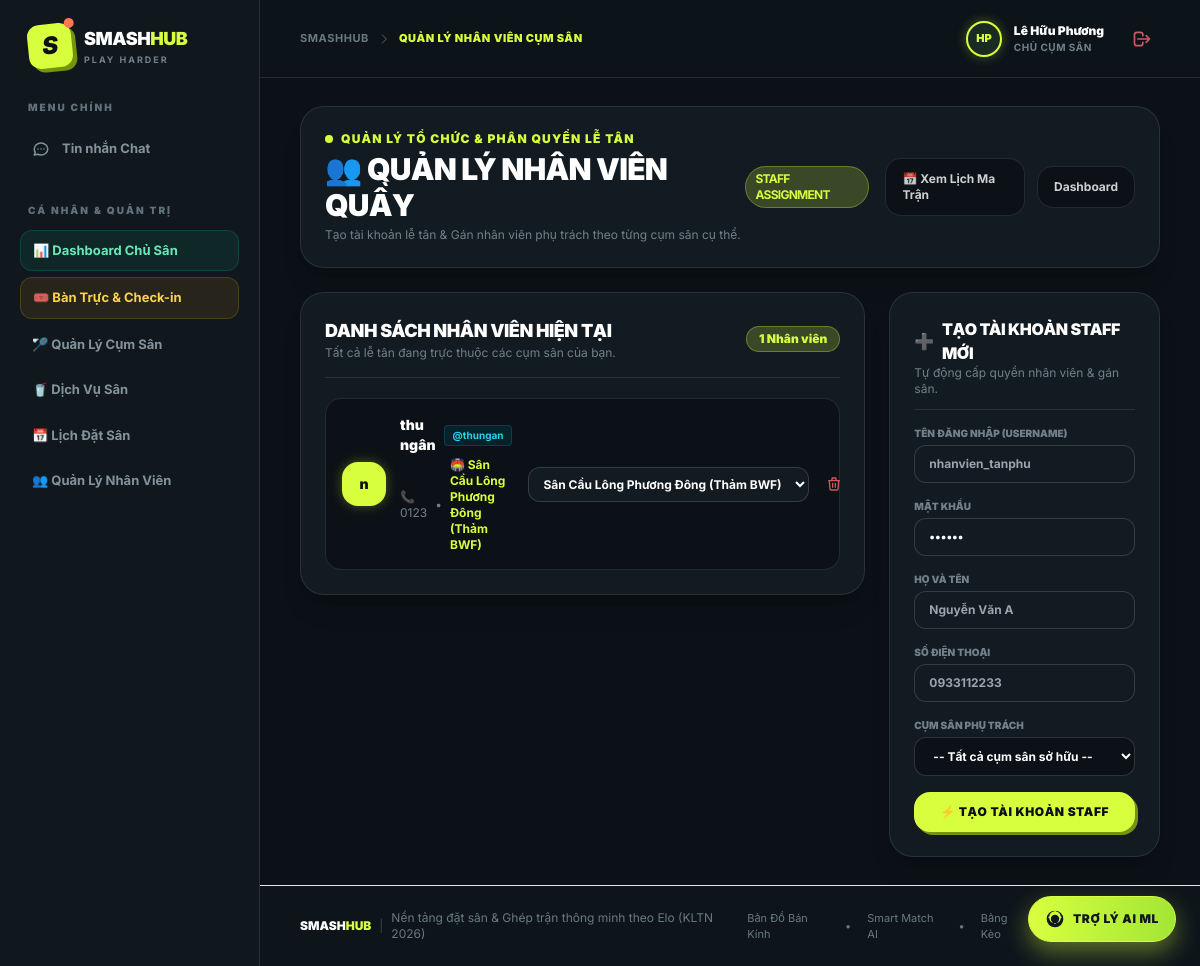
The app's page /index.php?action=owner_staff (signed in) with its own data.
### tables this page shows
CREATE TABLE `pitches` (
    `id` int NOT NULL AUTO_INCREMENT,
    `owner_id` int DEFAULT NULL,
    `name` varchar(255) NOT NULL,
    `location` varchar(255) NOT NULL DEFAULT '',
    `district` varchar(100) DEFAULT '',
    `city` varchar(100) DEFAULT 'TP.HCM',
    `latitude` decimal(10,8) DEFAULT 10.80000000 COMMENT 'Tọa độ vĩ độ GPS',
    `longitude` decimal(11,8) DEFAULT 106.70000000 COMMENT 'Tọa độ kinh độ GPS',
    `type` varchar(50) NOT NULL COMMENT 'Thảm PVC Tiêu Chuẩn BWF, Thảm PVC Yonex, Sân Gỗ Thi Đấu, Thảm Alite',
    `quantity` int NOT NULL DEFAULT 1 COMMENT 'Số lượng sân con trong cụm',
    `price_per_hour` decimal(10,2) NOT NULL,
    `image_url` varchar(255) DEFAULT NULL,
    `amenities` varchar(255) DEFAULT 'parking,lighting,cooling,shower',
    `description` text,
    `status` enum('active','locked') DEFAULT 'active',
    PRIMARY KEY (`id`)
  );

CREATE TABLE `users` (
    `id` int NOT NULL AUTO_INCREMENT,
    `username` varchar(50) NOT NULL,
    `password` varchar(255) NOT NULL,
    `role` enum('user','staff','owner','admin') DEFAULT 'user',
    `name` varchar(255) NOT NULL,
    `phone` varchar(20) DEFAULT NULL,
    `avatar_url` varchar(255) DEFAULT NULL,
    `skill_level` tinyint NOT NULL DEFAULT 3 COMMENT '1: Mới chơi, 2: TB Yếu, 3: Trung bình, 4: Khá, 5: Bán chuyên',
    `preferred_format` varchar(50) DEFAULT 'Đánh Đôi' COMMENT 'Đánh Đơn, Đánh Đôi, Giao lưu nhóm',
    `district` varchar(100) DEFAULT 'Bình Thạnh',
    `latitude` decimal(10,8) DEFAULT NULL,
    `longitude` decimal(11,8) DEFAULT NULL,
    `location_address` varchar(255) DEFAULT '',
    `reputation_score` int NOT NULL DEFAULT 100 COMMENT 'Thang điểm Uy Tín Fair-Play từ 0 - 100',
    `penalty_until` datetime DEFAULT NULL,
    `created_at` timestamp NOT NULL DEFAULT CURRENT_TIMESTAMP,
    `owner_id` int DEFAULT NULL,
    `assigned_pitch_id` int DEFAULT NULL,
    PRIMARY KEY (`id`),
    UNIQUE KEY `username` (`username`)
  );

### controllers/OwnerController.php (called while the page is built, shortened)
<?php
class OwnerController {
    public function staff() {
        $database = new Database();
        $db = $database->getConnection();
        $owner_id = $_SESSION['user_id'];
        $pitchModel = new Pitch($db);
        $pitches = $pitchModel->readByOwner($owner_id)->fetchAll(PDO::FETCH_ASSOC);
        $userModel = new User($db);
        $staff_list = $userModel->readStaffByOwner($owner_id);
        require_once 'views/layout.php';
    }
}
?>

### models/User.php (called while the page is built, shortened)
<?php
class User {
    private $conn;
    private $table_name = "users";
    public function __construct($db) {
        $this->conn = $db;
        $this->ensureSchema();
    }
    private function ensureSchema() {
        try {
            $cols = $this->conn->query("SHOW COLUMNS FROM " . $this->table_name)->fetchAll(PDO::FETCH_COLUMN);
        } catch (Exception $e) {}
    }
    public function readStaffByOwner($owner_id) {
        $query = "SELECT u.*, p.name as pitch_name
                  FROM " . $this->table_name . " u
                  LEFT JOIN pitches p ON u.assigned_pitch_id = p.id
                  WHERE u.role = 'staff' AND (u.owner_id = :owner_id OR p.owner_id = :owner_id)
                  ORDER BY u.created_at DESC";
        $stmt = $this->conn->prepare($query);
        $stmt->bindParam(':owner_id', $owner_id);
        $stmt->execute();
        return $stmt->fetchAll(PDO::FETCH_ASSOC);
    }
}
?>

### models/Pitch.php (called while the page is built, shortened)
<?php
class Pitch {
    private $conn;
    private $table_name = "pitches";
    public function __construct($db) {
        $this->conn = $db;
    }
    public function readByOwner($owner_id) {
        $query = "SELECT * FROM " . $this->table_name . " WHERE owner_id = ? ORDER BY id DESC";
        $stmt = $this->conn->prepare($query);
        $stmt->bindParam(1, $owner_id);
        $stmt->execute();
        return $stmt;
    }
}
?>

### views/owner/staff.php (the view, shortened to what this page needs)
<div class="max-w-7xl mx-auto space-y-6 animate-fade-in">
    <div class="flex flex-col md:flex-row md:items-center justify-between gap-4 bg-[#121b21] p-6 rounded-3xl border border-white/10 shadow-xl">
        <div>
            <div class="flex items-center gap-2 text-xs font-black uppercase tracking-widest text-[#d8ff3e] mb-1">
                <span class="h-2 w-2 rounded-full bg-[#d8ff3e] animate-ping"></span>
                QUẢN LÝ TỔ CHỨC & PHÂN QUYỀN LỄ TÂN
            </div>
            <h1 class="text-3xl font-black uppercase tracking-tight text-white flex items-center gap-3">
                <span>👥 Quản Lý Nhân Viên Quầy</span>
                <span class="text-xs bg-[#d8ff3e]/20 text-[#d8ff3e] border border-[#d8ff3e]/30 px-2.5 py-1 rounded-full font-bold">STAFF ASSIGNMENT</span>
            </h1>
            <p class="mt-1 text-xs text-[#71808a]">Tạo tài khoản lễ tân & Gán nhân viên phụ trách theo từng cụm sân cụ thể.</p>
        </div>
        <div class="flex items-center gap-3">
            <a href="index.php?action=owner_schedule" class="bg-[#0b1116] border border-white/10 text-white/80 hover:text-white px-4 py-3 rounded-2xl text-xs font-bold transition">📅 Xem Lịch Ma Trận</a>
            <a href="index.php?action=owner_dashboard" class="bg-[#0b1116] border border-white/10 text-white/80 hover:text-white px-4 py-3 rounded-2xl text-xs font-bold transition">Dashboard</a>
        </div>
    </div>
    <div class="grid grid-cols-1 lg:grid-cols-3 gap-6">
        <div class="lg:col-span-2 space-y-4">
            <div class="bg-[#121b21] rounded-3xl border border-white/10 p-6 shadow-xl">
                <div class="flex items-center justify-between border-b border-white/10 pb-4 mb-5">
                    <div>
                        <h3 class="text-lg font-black text-white uppercase tracking-tight">Danh Sách Nhân Viên Hiện Tại</h3>
                        <p class="text-xs text-[#71808a]">Tất cả lễ tân đang trực thuộc các cụm sân của bạn.</p>
                    </div>
                    <span class="bg-[#d8ff3e]/20 text-[#d8ff3e] border border-[#d8ff3e]/30 px-3 py-1 rounded-full text-xs font-black">
                        <?php echo count($staff_list ?? []); ?> Nhân viên
                    </span>
                </div>
                <?php if(!empty($staff_list)): ?>
                    <div class="space-y-3">
                        <?php foreach($staff_list as $st): ?>
                            <div class="bg-[#0b1116] border border-white/10 rounded-2xl p-4 flex flex-col sm:flex-row sm:items-center justify-between gap-4 hover:border-white/20 transition">
                                <div class="flex items-center gap-3.5">
                                    <div class="flex h-11 w-11 flex-shrink-0 items-center justify-center rounded-2xl bg-[#d8ff3e] text-[#0b1116] font-black text-sm shadow-[0_0_12px_rgba(216,255,62,0.3)]">
                                        <?php
                                        $words = explode(' ', $st['name']);
                                        echo mb_substr(end($words), 0, 1, 'UTF-8');
                                        ?>
                                    </div>
                                    <div>
                                        <div class="flex items-center gap-2">
                                            <h4 class="font-black text-white text-sm"><?php echo htmlspecialchars($st['name']); ?></h4>
                                            <span class="text-[10px] font-bold text-cyan-400 bg-cyan-500/10 border border-cyan-500/20 px-2 py-0.5 rounded">@<?php echo htmlspecialchars($st['username']); ?></span>
                                        </div>
                                        <div class="text-xs text-[#71808a] mt-0.5 flex items-center gap-2">
                                            <span>📞 <?php echo htmlspecialchars($st['phone'] ?? 'Chưa cập nhật SĐT'); ?></span>
                                            <span>•</span>
                                            <span class="text-[#d8ff3e] font-bold">
                                                🏟️ <?php echo htmlspecialchars($st['pitch_name'] ?? 'Quản lý chung tất cả sân'); ?>
                                            </span>
                                        </div>
                                    </div>
                                </div>
                                <div class="flex items-center gap-2">
                                    <form action="index.php?action=owner_assign_staff" method="POST" class="flex items-center gap-2">
                                        <select name="assigned_pitch_id" onchange="this.form.submit()" class="bg-[#121b21] border border-white/15 text-white text-xs font-bold rounded-xl px-2.5 py-2 focus:border-[#d8ff3e] outline-none">
                                            <?php foreach($pitches as $p): ?>
                                                <option value="<?php echo $p['id']; ?>" <?php echo ($st['assigned_pitch_id'] == $p['id']) ? 'selected' : ''; ?>>
                                                    <?php echo htmlspecialchars($p['name']); ?>
                                                </option>
                                            <?php endforeach; ?>
                                        </select>
                                    </form>
                                    <a href="index.php?action=owner_remove_staff&id=<?php echo $st['id']; ?>&csrf_token=<?php echo $_SESSION['csrf_token'] ?? ''; ?>"
                                       onclick="return confirm('Bạn có chắc muốn thu hồi quyền nhân viên của tài khoản này?')"
                                       class="p-2 rounded-xl text-red-400/80 hover:text-red-400 hover:bg-red-500/10 border border-transparent hover:border-red-500/20 transition"
                                       title="Thu hồi quyền">
                                        <svg class="w-4 h-4" fill="none" stroke="currentColor" viewBox="0 0 24 24"><path stroke-linecap="round" stroke-linejoin="round" stroke-width="2" d="M19 7l-.867 12.142A2 2 0 0116.138 21H7.862a2 2 0 01-1.995-1.858L5 7m5 4v6m4-6v6m1-10V4a1 1 0 00-1-1h-4a1 1 0 00-1 1v3M4 7h16"></path></svg>
                                    </a>
                                </div>
                            </div>
                        <?php endforeach; ?>
                    </div>
                <?php else: ?>
                    <div class="text-center py-10 text-[#71808a] bg-[#0b1116] rounded-2xl border-dashed border-2 border-white/10">
                        Chưa có nhân viên nào được phân công. Hãy tạo tài khoản nhân viên mới bên cạnh.
                    </div>
                <?php endif; ?>
            </div>
        </div>
        <div class="space-y-4">
            <div class="bg-[#121b21] rounded-3xl border border-white/10 p-6 shadow-xl">
                <div class="border-b border-white/10 pb-3 mb-4">
                    <h3 class="text-base font-black text-white uppercase tracking-tight flex items-center gap-2">
                        <span>➕</span> Tạo Tài Khoản Staff Mới
                    </h3>
                    <p class="text-xs text-[#71808a]">Tự động cấp quyền nhân viên & gán sân.</p>
                </div>
                <form action="index.php?action=owner_create_staff" method="POST" class="space-y-4">
                    <div>
                        <label class="block text-[10px] font-black uppercase text-[#71808a] mb-1">Tên Đăng Nhập (Username)</label>
                        <input type="text" name="username" required placeholder="nhanvien_tanphu" class="w-full bg-[#0b1116] border border-white/15 text-white rounded-xl px-3.5 py-2.5 text-xs font-bold focus:border-[#d8ff3e] outline-none">
                    </div>
                    <div>
                        <label class="block text-[10px] font-black uppercase text-[#71808a] mb-1">Mật Khẩu</label>
                        <input type="password" name="password" required value="123456" class="w-full bg-[#0b1116] border border-white/15 text-white rounded-xl px-3.5 py-2.5 text-xs font-bold focus:border-[#d8ff3e] outline-none">
                    </div>
                    <div>
                        <label class="block text-[10px] font-black uppercase text-[#71808a] mb-1">Họ Và Tên</label>
                        <input type="text" name="name" required placeholder="Nguyễn Văn A" class="w-full bg-[#0b1116] border border-white/15 text-white rounded-xl px-3.5 py-2.5 text-xs font-bold focus:border-[#d8ff3e] outline-none">
                    </div>
                    <div>
                        <label class="block text-[10px] font-black uppercase text-[#71808a] mb-1">Số Điện Thoại</label>
                        <input type="text" name="phone" placeholder="0933112233" class="w-full bg-[#0b1116] border border-white/15 text-white rounded-xl px-3.5 py-2.5 text-xs font-bold focus:border-[#d8ff3e] outline-none">
                    </div>
                    <div>
                        <label class="block text-[10px] font-black uppercase text-[#71808a] mb-1">Cụm Sân Phụ Trách</label>
                        <select name="assigned_pitch_id" class="w-full bg-[#0b1116] border border-white/15 text-white rounded-xl px-3.5 py-2.5 text-xs font-bold focus:border-[#d8ff3e] outline-none">
                            <option value="">-- Tất cả cụm sân sở hữu --</option>
                        </select>
                    </div>
                    <button type="submit" class="w-full bg-[#d8ff3e] text-[#0b1116] py-3 rounded-2xl font-black text-xs uppercase tracking-wider shadow-[3px_3px_0_#73940f] hover:translate-x-0.5 hover:translate-y-0.5 transition cursor-pointer">
                        ⚡ Tạo Tài Khoản Staff
                    </button>
                </form>
            </div>
        </div>
    </div>
</div>

### views/layout.php (style rules this page uses)
body { font-family: 'Inter', -apple-system, BlinkMacSystemFont, "Segoe UI", Roboto, sans-serif; background-color: #0b1116; color: #ffffff; }
input:not([type="checkbox"]):not([type="radio"]):not([type="submit"]):not([type="button"]), textarea, select { background-color: #121b21; color: #ffffff; }

### records on screen
pitches: users.name "thu ngân", users.username "thungan", users.phone "0123", name "Sân Cầu Lông Phương Đông (Thảm BWF)", assigned_pitch_id "Sân Cầu Lông Phương Đông (Thảm BWF)"

### other values on screen
$page_title "QUẢN LÝ NHÂN VIÊN CỤM SÂN"
$user_initials "HP"
$clean_user_name "Lê Hữu Phương"
$user_badge_text "CHỦ CỤM SÂN"
count($staff_list ?? []) "1"
